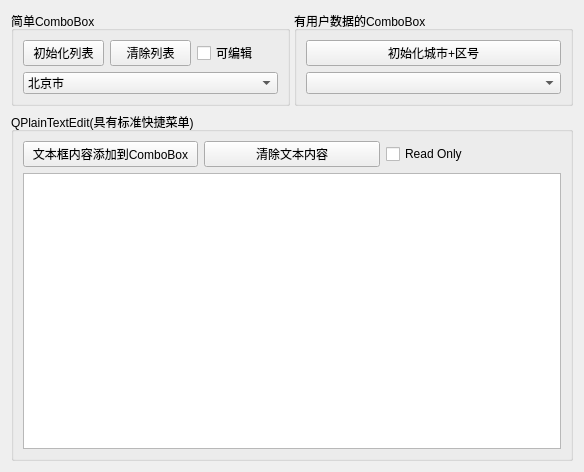
<?xml version="1.0" encoding="UTF-8"?>
<ui version="4.0">
 <class>Widget</class>
 <widget class="QWidget" name="Widget">
  <property name="geometry">
   <rect>
    <x>0</x>
    <y>0</y>
    <width>584</width>
    <height>472</height>
   </rect>
  </property>
  <property name="windowTitle">
   <string>Widget</string>
  </property>
  <layout class="QVBoxLayout" name="verticalLayout">
   <item>
    <layout class="QHBoxLayout" name="horizontalLayout">
     <property name="spacing">
      <number>4</number>
     </property>
     <item>
      <widget class="QGroupBox" name="groupBox">
       <property name="title">
        <string>简单ComboBox</string>
       </property>
       <layout class="QGridLayout" name="gridLayout_2">
        <item row="0" column="0">
         <widget class="QPushButton" name="btnIniItems">
          <property name="text">
           <string>初始化列表</string>
          </property>
         </widget>
        </item>
        <item row="0" column="1">
         <widget class="QPushButton" name="btnClearItems">
          <property name="text">
           <string>清除列表</string>
          </property>
         </widget>
        </item>
        <item row="0" column="2">
         <widget class="QCheckBox" name="chkBoxEditable">
          <property name="maximumSize">
           <size>
            <width>200</width>
            <height>16777215</height>
           </size>
          </property>
          <property name="text">
           <string>可编辑</string>
          </property>
         </widget>
        </item>
        <item row="1" column="0" colspan="3">
         <widget class="QComboBox" name="comboBox">
          <property name="editable">
           <bool>false</bool>
          </property>
          <property name="currentIndex">
           <number>0</number>
          </property>
          <item>
           <property name="text">
            <string>北京市</string>
           </property>
           <property name="icon">
            <iconset resource="res.qrc">
             <normaloff>:/image/icons/UNIT.ICO</normaloff>:/image/icons/UNIT.ICO</iconset>
           </property>
          </item>
          <item>
           <property name="text">
            <string>上海市</string>
           </property>
           <property name="icon">
            <iconset resource="res.qrc">
             <normaloff>:/image/icons/UNIT.ICO</normaloff>:/image/icons/UNIT.ICO</iconset>
           </property>
          </item>
         </widget>
        </item>
       </layout>
      </widget>
     </item>
     <item>
      <widget class="QGroupBox" name="groupBox_3">
       <property name="title">
        <string>有用户数据的ComboBox</string>
       </property>
       <layout class="QVBoxLayout" name="verticalLayout_4">
        <property name="leftMargin">
         <number>9</number>
        </property>
        <property name="topMargin">
         <number>9</number>
        </property>
        <property name="rightMargin">
         <number>9</number>
        </property>
        <property name="bottomMargin">
         <number>9</number>
        </property>
        <item>
         <widget class="QPushButton" name="btnIni2">
          <property name="text">
           <string>初始化城市+区号</string>
          </property>
         </widget>
        </item>
        <item>
         <widget class="QComboBox" name="comboBox2"/>
        </item>
       </layout>
      </widget>
     </item>
    </layout>
   </item>
   <item>
    <widget class="QGroupBox" name="groupBox_2">
     <property name="title">
      <string>QPlainTextEdit(具有标准快捷菜单)</string>
     </property>
     <layout class="QVBoxLayout" name="verticalLayout_3">
      <item>
       <layout class="QHBoxLayout" name="horizontalLayout_2">
        <item>
         <widget class="QPushButton" name="btnToComboBox">
          <property name="text">
           <string>文本框内容添加到ComboBox</string>
          </property>
         </widget>
        </item>
        <item>
         <widget class="QPushButton" name="pushButton">
          <property name="text">
           <string>清除文本内容</string>
          </property>
         </widget>
        </item>
        <item>
         <widget class="QCheckBox" name="chkBoxReadonly">
          <property name="maximumSize">
           <size>
            <width>200</width>
            <height>16777215</height>
           </size>
          </property>
          <property name="layoutDirection">
           <enum>Qt::LeftToRight</enum>
          </property>
          <property name="text">
           <string>Read Only</string>
          </property>
         </widget>
        </item>
       </layout>
      </item>
      <item>
       <widget class="QPlainTextEdit" name="plainTextEdit">
        <property name="plainText">
         <string/>
        </property>
       </widget>
      </item>
     </layout>
    </widget>
   </item>
  </layout>
 </widget>
 <resources>
  <include location="res.qrc"/>
 </resources>
 <connections/>
</ui>
